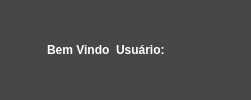
     <widget class="QWidget" name="topMenu" native="true">
      <property name="styleSheet">
       <string notr="true">QWidget{
background-color: rgb(71, 71, 71);
}
</string>
      </property>
      <layout class="QVBoxLayout" name="verticalLayout_2">
       <item>
        <layout class="QHBoxLayout" name="horizontalLayout">
         <item>
          <widget class="QPushButton" name="pushButton">
           <property name="maximumSize">
            <size>
             <width>30</width>
             <height>30</height>
            </size>
           </property>
           <property name="styleSheet">
            <string notr="true">QPushButton{
border: none;
}

QPushButton:checked{
background-color: rgb(255, 85, 0);
}</string>
           </property>
           <property name="text">
            <string/>
           </property>
           <property name="icon">
            <iconset>
             <normaloff>img/home.png</normaloff>img/home.png</iconset>
           </property>
           <property name="iconSize">
            <size>
             <width>25</width>
             <height>25</height>
            </size>
           </property>
           <property name="shortcut">
            <string/>
           </property>
           <property name="checkable">
            <bool>true</bool>
           </property>
           <property name="autoExclusive">
            <bool>true</bool>
           </property>
          </widget>
         </item>
         <item>
          <widget class="QLabel" name="label_3">
           <property name="font">
            <font>
             <weight>75</weight>
             <bold>true</bold>
            </font>
           </property>
           <property name="styleSheet">
            <string notr="true">color: rgb(255, 255, 255);</string>
           </property>
           <property name="text">
            <string>Bem Vindo</string>
           </property>
          </widget>
         </item>
         <item>
          <widget class="QLabel" name="label">
           <property name="font">
            <font>
             <weight>75</weight>
             <bold>true</bold>
            </font>
           </property>
           <property name="styleSheet">
            <string notr="true">color: rgb(255, 255, 255);</string>
           </property>
           <property name="text">
            <string>Usuário: </string>
           </property>
          </widget>
         </item>
         <item>
          <widget class="QPushButton" name="pushButton_2">
           <property name="maximumSize">
            <size>
             <width>30</width>
             <height>30</height>
            </size>
           </property>
           <property name="styleSheet">
            <string notr="true">QPushButton{
border: none;
}


QPushButton:checked{
background-color: rgb(255, 85, 0);
}</string>
           </property>
           <property name="text">
            <string/>
           </property>
           <property name="icon">
            <iconset>
             <normaloff>img/gear (1).png</normaloff>img/gear (1).png</iconset>
           </property>
           <property name="iconSize">
            <size>
             <width>25</width>
             <height>25</height>
            </size>
           </property>
           <property name="checkable">
            <bool>true</bool>
           </property>
           <property name="autoExclusive">
            <bool>true</bool>
           </property>
          </widget>
         </item>
         <item>
          <widget class="QPushButton" name="pushButton_3">
           <property name="minimumSize">
            <size>
             <width>30</width>
             <height>30</height>
            </size>
           </property>
           <property name="maximumSize">
            <size>
             <width>30</width>
             <height>30</height>
            </size>
           </property>
           <property name="styleSheet">
            <string notr="true">QPushButton{
border: none;
}


QPushButton:checked{
background-color: rgb(255, 85, 0);
}</string>
           </property>
           <property name="text">
            <string/>
           </property>
           <property name="icon">
            <iconset>
             <normaloff>img/logout.png</normaloff>img/logout.png</iconset>
           </property>
           <property name="iconSize">
            <size>
             <width>25</width>
             <height>25</height>
            </size>
           </property>
           <property name="checkable">
            <bool>true</bool>
           </property>
           <property name="autoExclusive">
            <bool>false</bool>
           </property>
          </widget>
         </item>
        </layout>
       </item>
      </layout>
     </widget>
